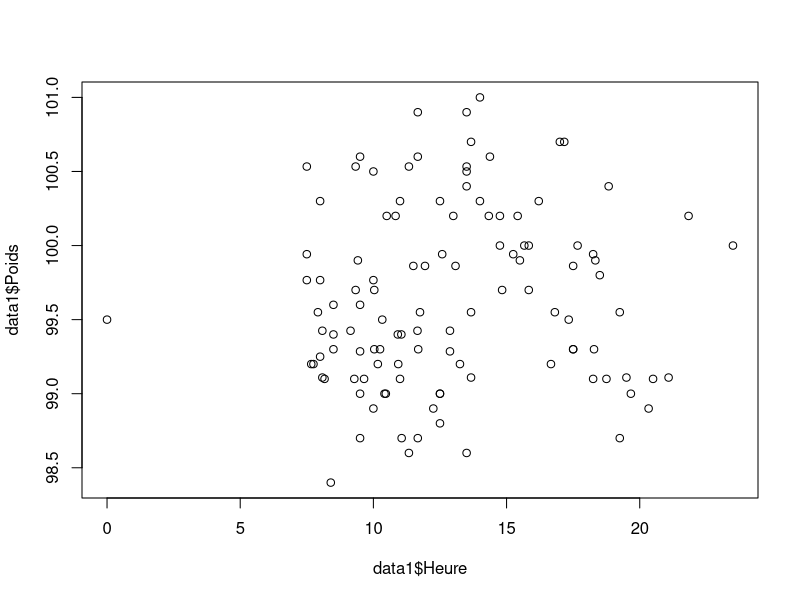
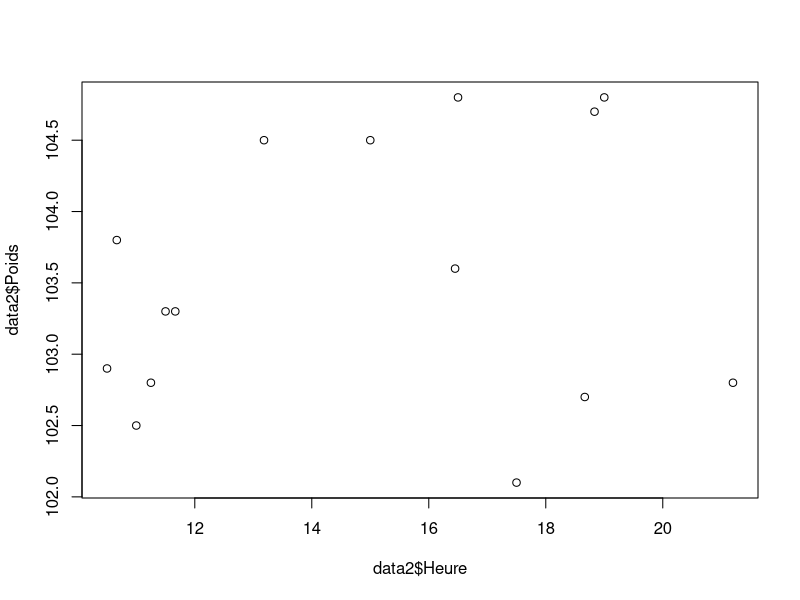
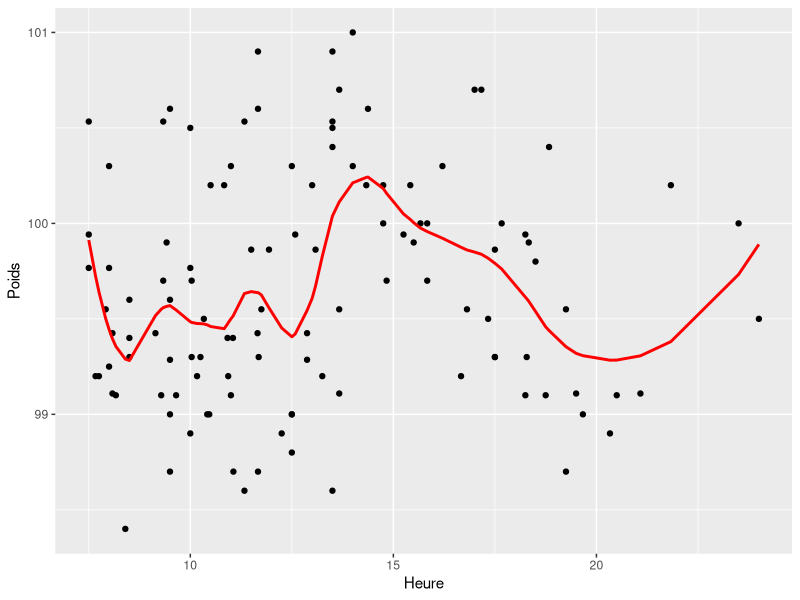
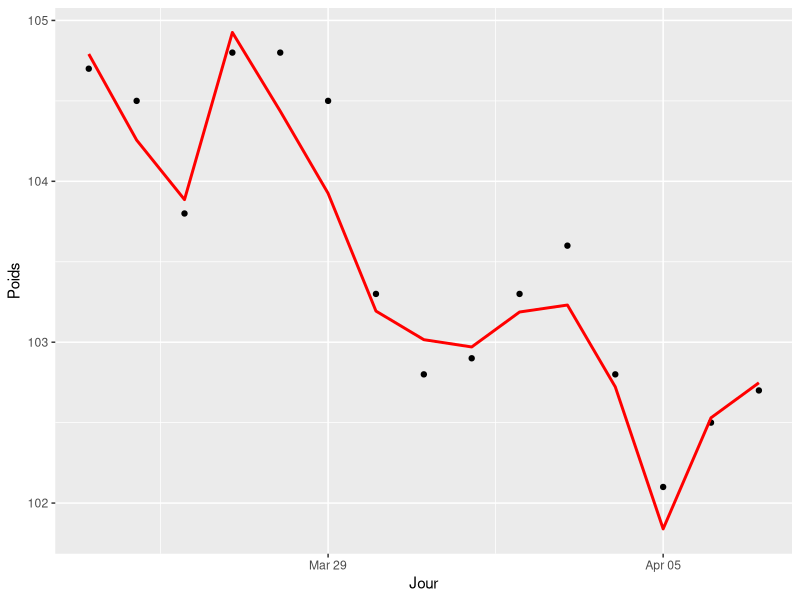
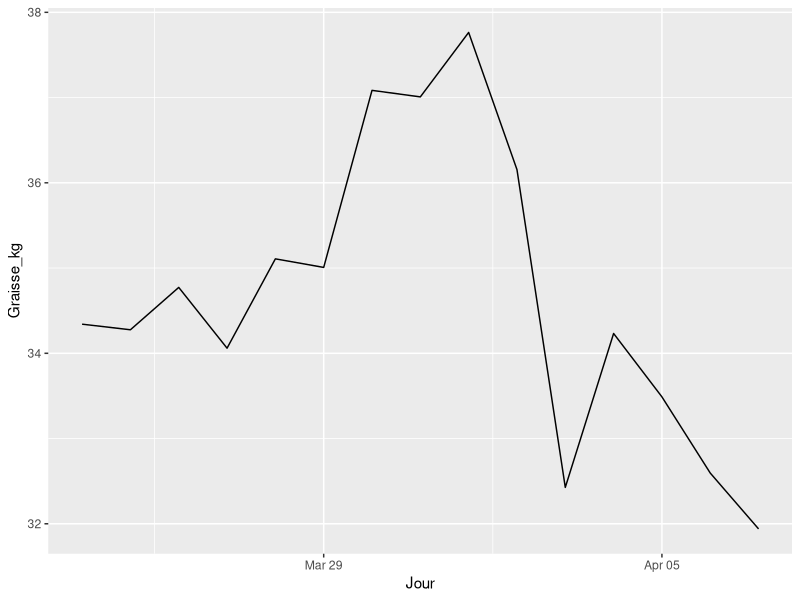

These figures' R source, in order:
## ---- chunk 1
library(readxl)
data1 <- read_excel("poids.xlsx", sheet = "Poids_phase_1")
## ---- chunk 2
library(readxl)
data2 <- read_excel("poids.xlsx", sheet = "Poids_phase_2")
## ---- chunk 3
# un head pour voir les 6 premières valeurs
head(data1)
## ---- chunk 4
# un head pour voir les 6 premières valeurs
head(data2)
## ---- chunk 5
# on le met en dataframe
data1 <- as.data.frame(data1)
## ---- chunk 6
# on le met en dataframe
data2 <- as.data.frame(data2)
## ---- chunk 7
data1$Jour <- as.Date(data1$Jour, format = "%d/%m/%y")
## ---- chunk 8
head(data1)
## ---- chunk 9
data2$Jour <- as.Date(data2$Jour)
## ---- chunk 10
head(data2)
## ---- chunk 11
## view des deux datasets
View(data1)
View(data2)
## ---- chunk 12
any(is.na(data1$Poids))
## ---- chunk 13
# Imputation des valeurs manquantes par la moyenne journalière
library(dplyr)
data1 <- data1 %>%
  group_by(Jour) %>%
  mutate(Poids = ifelse(is.na(Poids), mean(Poids, na.rm = TRUE), Poids))

## ---- chunk 14
any(is.na(data1$Poids)) # Vérifie si des valeurs manquantes existent dans Poids
## ---- chunk 15
is.numeric(data1$Poids)
## ---- chunk 16
any(is.na(data2$Poids))
## ---- chunk 17
is.numeric(data1$Heure) # ce ne sont pas des données numériques
any(is.na(data1$Heure)) # il y a des na
## ---- chunk 18
library(hms)
data1$Heure <- as_hms(strptime(gsub("h", ":", data1$Heure), format = "%H:%M"))

## ---- chunk 19
# convertissons les heures en format décimal
data1$Heure <- ifelse(is.na(data1$Heure), NA, as.numeric(format(strptime(data1$Heure, "%H:%M"), "%H")) +
                           as.numeric(format(strptime(data1$Heure, "%H:%M"), "%M")) / 60)

## ---- chunk 20
# imputons les heures manquantes
# l'idée ici est de trouver le mean des heures les plus proches : c'est la métode d'interpolation
# Installer le package "zoo" si nécessaire
library(zoo)

# Fonction pour interpoler les NA par la moyenne des voisins
data1$Heure <- zoo::na.approx(data1$Heure, na.rm = FALSE)

## ---- chunk 21
is.numeric(data2$Heure) # ce ne sont pas des données numériques
any(is.na(data2$Heure)) # il n'y a pas des na
## ---- chunk 22
library(hms)
data2$Heure <- as_hms(strptime(gsub("h", ":", data2$Heure), format = "%H:%M"))

## ---- chunk 23
# convertissons les heures en format décimal
data2$Heure <- ifelse(is.na(data2$Heure), NA, as.numeric(format(strptime(data2$Heure, "%H:%M"), "%H")) +
                           as.numeric(format(strptime(data2$Heure, "%H:%M"), "%M")) / 60)

## ---- chunk 24
plot(x=data1$Heure, y=data1$Poids)
## ---- chunk 25
which(data1$Heure == 0)
## ---- chunk 26
data1$Heure[48] = 24
## ---- chunk 27
plot(x=data2$Heure, y=data2$Poids)
## ---- chunk 28
res_loess <- loess(Poids~Heure,data=data1,span = 0.3)
## ---- chunk 29
## ajoutons une colonne des valeurs ajustées dans le data1frame
data1$y <- res_loess$fitted
## ---- chunk 30
## representation graphique
library(ggplot2)
ggplot(data1,aes(x=Heure,y=Poids)) +
geom_point() +
geom_line(aes(y=y),col="red",size=1)

## ---- chunk 31
valeur_lisse_midi <- predict(res_loess, 12.00)
valeur_lisse_midi
## ---- chunk 32
# on calcule les predictions du poids a midi des jours de la 2e phase
data2$poids_lisse <- predict(res_loess, data2$Heure)
## ---- chunk 33
# on calcule lecart entre la valeur lisse a midi et ces poids a midi
data2$ecart <- valeur_lisse_midi - data2$poids_lisse
## ---- chunk 34
data2$poids_midi <- data2$Poids + data2$ecart
## ---- chunk 35
## representation graphique
library(ggplot2)
ggplot(data2,aes(x=Jour,y=Poids)) +
geom_point() +
geom_line(aes(y=poids_midi),col="red",size=1)
## ---- chunk 36
data2$Graisse_kg <- (data2$`Graisse_%` *data2$Poids)/100
## ---- chunk 37
library(ggplot2)
ggplot(data2,aes(x=Jour,y=Graisse_kg)) +
geom_line()
## ---- chunk 38
data2$Graisse_kg[1] - data2$Graisse_kg[length(data2$Jour)]
